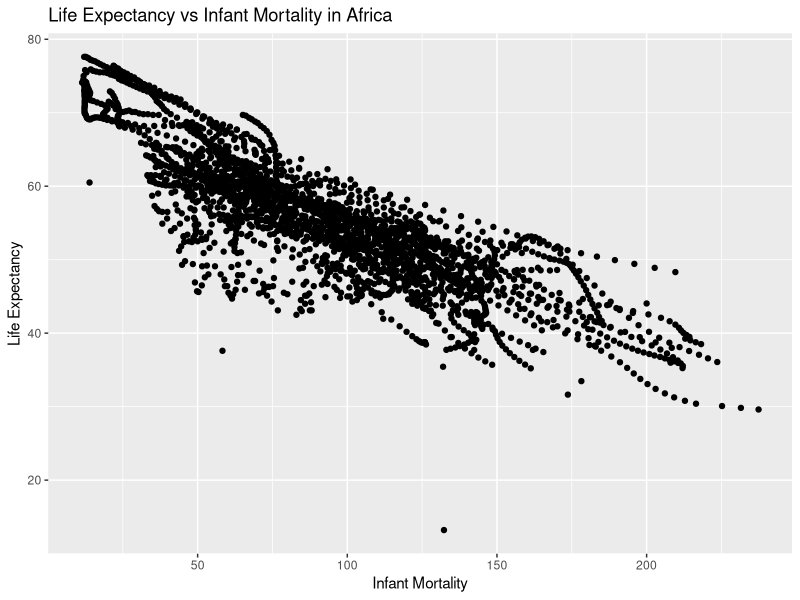
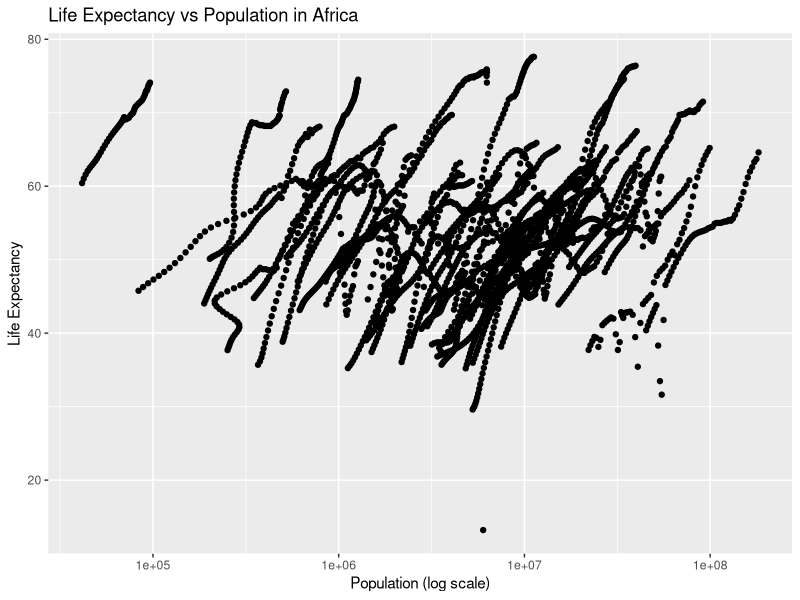
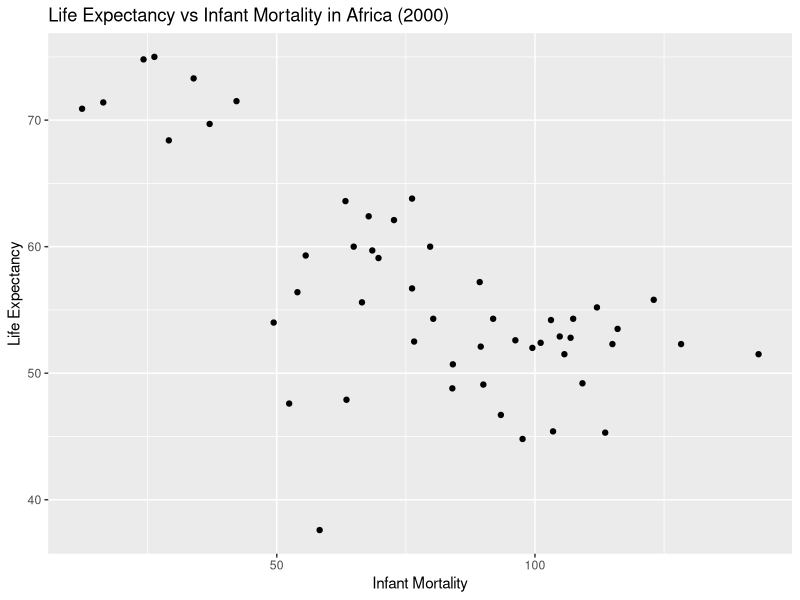
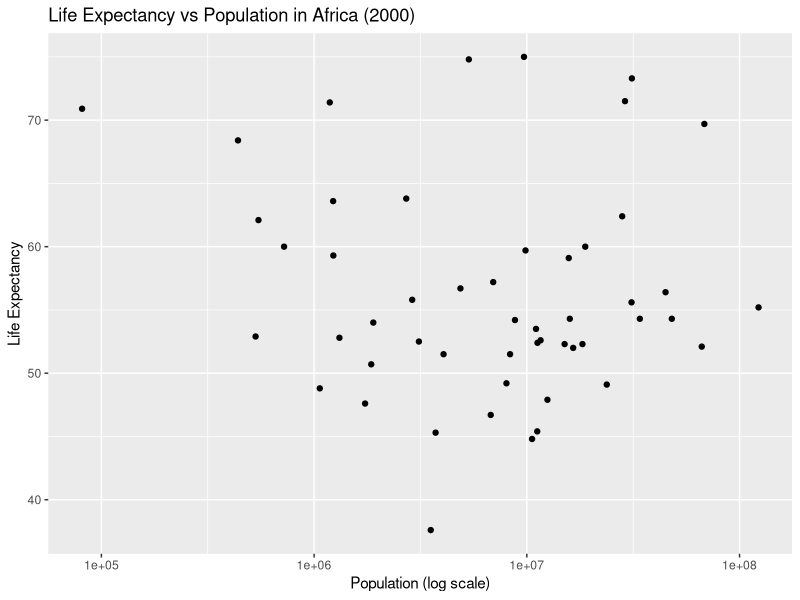
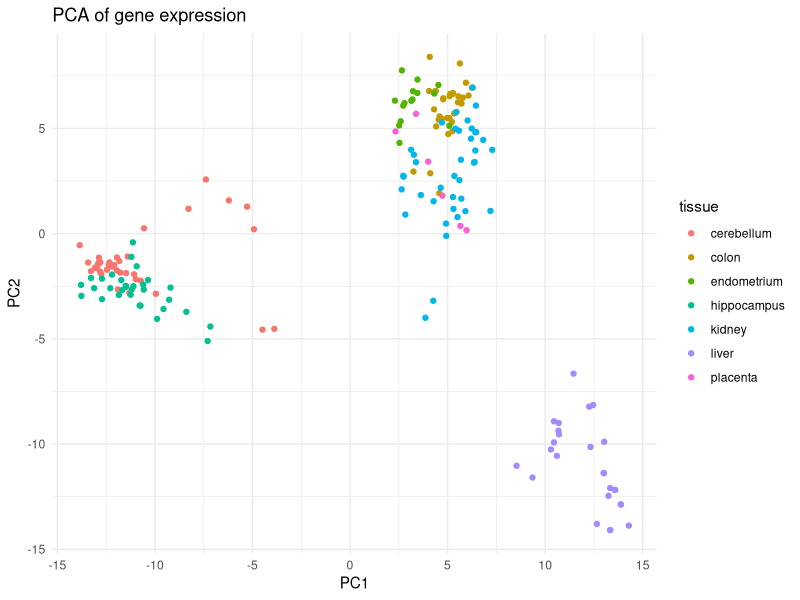
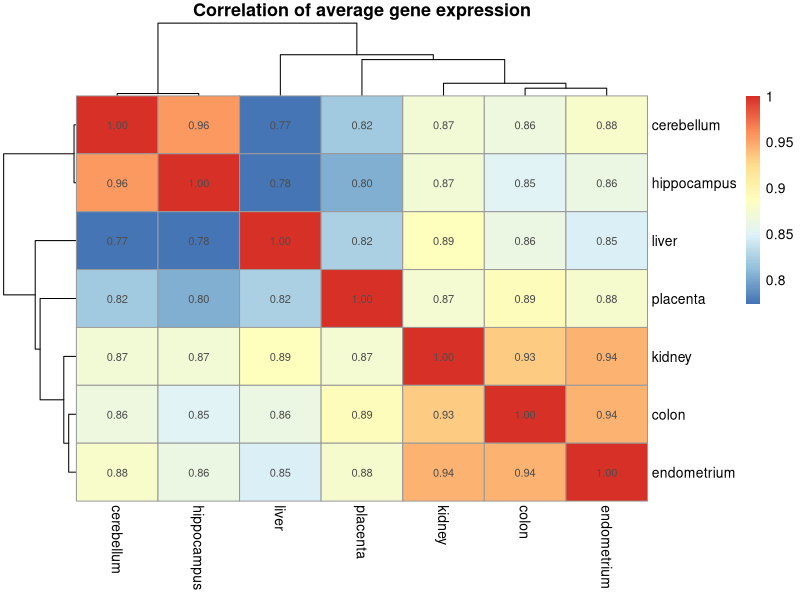

Write the R code that produced these figures, in order.
## ---- chunk 1
library("dslabs")
library("tidyverse")
library("ggplot2")
## ---- chunk 2
# help(gapminder)
## ---- chunk 3
# display structure of dataset
str(gapminder)
## ---- chunk 4
# obtain summary          
summary(gapminder)
## ---- chunk 5
# determine object type
class(gapminder)
## ---- chunk 6
# assign African countries to new object          
africadata <- gapminder %>%
     filter(continent == "Africa")
## ---- chunk 7
str(africadata) # structure of data
## ---- chunk 8
summary(africadata) # summary of data
## ---- chunk 9
# create object with only infant mortality and life expectancy          
africa_infantmort_lifeexp <- africadata %>%
     select(infant_mortality, life_expectancy)
## ---- chunk 10
# displau structure
str(africa_infantmort_lifeexp)
## ---- chunk 11
# obtain summary
summary(africa_infantmort_lifeexp)
## ---- chunk 12
# create object with population and life expectancy          
africa_pop_lifeexp <- africadata %>%
     select(population, life_expectancy)
## ---- chunk 13
# display structure of data
str(africa_pop_lifeexp)
## ---- chunk 14
# obtain summary of data
summary(africa_pop_lifeexp)
## ---- chunk 15
# plot life expectancy as a function of infant mortality        
ggplot(africa_infantmort_lifeexp, aes(x = infant_mortality, y = life_expectancy)) +
     geom_point() +
     labs(
          title = "Life Expectancy vs Infant Mortality in Africa",
          x = "Infant Mortality",
          y = "Life Expectancy" 
)
## ---- chunk 16
# plot life expectancy as a function of population size
# set x-axis to log scale          
ggplot(africa_pop_lifeexp, aes(x = population, y = life_expectancy)) +
     geom_point() +
     scale_x_log10() +
     labs( 
          title = "Life Expectancy vs Population in Africa", 
          x = "Population (log scale)", y = "Life Expectancy" 
          )
## ---- chunk 17
# determine the number of countries that are missing data on infant mortality per year          
africadata %>%
     group_by(year) %>%
     summarise(missing_infant = sum(is.na(infant_mortality))) %>%
     arrange(year)
## ---- chunk 18
# see all years
missing_by_year <- africadata %>% 
     group_by(year) %>%
     summarise(missing_infant = sum(is.na(infant_mortality))) %>%
     arrange(year)
## ---- chunk 19
# print
print(missing_by_year, n = Inf)
## ---- chunk 20
# use data only from year 2000          
africa_yr2000 <- africadata %>%
     filter(year == 2000)
## ---- chunk 21
str(africa_yr2000)
## ---- chunk 22
summary(africa_yr2000)
## ---- chunk 23
# plot life expectancy as function of infant mortality          
ggplot(africa_yr2000, aes(x = infant_mortality, y = life_expectancy)) +
     geom_point() +
     labs(
          title = "Life Expectancy vs Infant Mortality in Africa (2000)",
          x = "Infant Mortality",
          y = "Life Expectancy" 
)
## ---- chunk 24
# plot population size as function of life expectancy          
ggplot(africa_yr2000, aes(x = population, y = life_expectancy)) +
     geom_point() +
     scale_x_log10() +
     labs(
          title = "Life Expectancy vs Population in Africa (2000)",
          x = "Population (log scale)",
          y = "Life Expectancy"
)
## ---- chunk 25
# fit linear model to life expectancy and infant mortality data          
fit1 <- lm(life_expectancy ~ infant_mortality, data = africa_yr2000)
summary(fit1)
## ---- chunk 26
# fit linear model to life expectancy and population size          
fit2 <- lm(life_expectancy ~ population, data = africa_yr2000)
summary(fit2)
## ---- chunk 27
# This part was contributed by Aylla von Ermland

# Load libraries
library("dslabs")
library("dplyr")
library("ggplot2")
library("pheatmap")

# Load dataset
data("tissue_gene_expression")

x <- tissue_gene_expression$x
y <- tissue_gene_expression$y

# Check structure
str(tissue_gene_expression)

dim(x)                         

summary(tissue_gene_expression)

#find what are the tissue types
table(y)                          
## ---- chunk 28
# View the first 10 rows (samples) of the expression matrix to have an idea how the data looks like:
head(tissue_gene_expression$x, 10)
## ---- chunk 29

pca <- prcomp(x)                  
pca_data <- data.frame(
  PC1 = pca$x[,1],
  PC2 = pca$x[,2],
  tissue = y
)

# Plot PC1 vs PC2
ggplot(pca_data, aes(x = PC1, y = PC2, color = tissue)) +
  geom_point(size = 1.5) +
  labs(title = "PCA of gene expression", x = "PC1", y = "PC2") +
  theme_minimal()
## ---- chunk 30

# AI Disclosure: I used ChatGPT in this step to review the code for generating the matrix and converting expression matrix (189 samples × 500 genes) into a data frame 'as.data.frame' : 

# For each gene, I computed average expression across all samples within each tissue
tissue_avg_matrix <- do.call(rbind, lapply(split(as.data.frame(x), y), colMeans))

# Compute correlation matrix between tissues
cor_matrix <- cor(t(tissue_avg_matrix))  # genes as rows

# Assign tissue names to rows and columns
tissue_names <- rownames(tissue_avg_matrix)
rownames(cor_matrix) <- colnames(cor_matrix) <- tissue_names

# Plot correlation heatmap
pheatmap(cor_matrix,
         main = "Correlation of average gene expression",
         clustering_distance_rows = "correlation",
         clustering_distance_cols = "correlation",
         display_numbers = TRUE)

## ---- chunk 31
# Do brain tissues exhibit more similar gene expression patterns with each other than they do with non-brain tissues?
brain_tissues <- c("cerebellum", "hippocampus")
non_brain_tissues <- setdiff(tissue_names, brain_tissues)

# Correlation between brain tissues
brain_brain_cor <- cor_matrix["cerebellum", "hippocampus"]

# Correlations between each brain tissue and all non-brain tissues
brain_non_cor <- c(
  cor_matrix["cerebellum", non_brain_tissues],
  cor_matrix["hippocampus", non_brain_tissues]
)

# One-sample t-test: is brain–non-brain correlation < brain–brain correlation?
t.test(brain_non_cor, mu = brain_brain_cor, alternative = "less")
